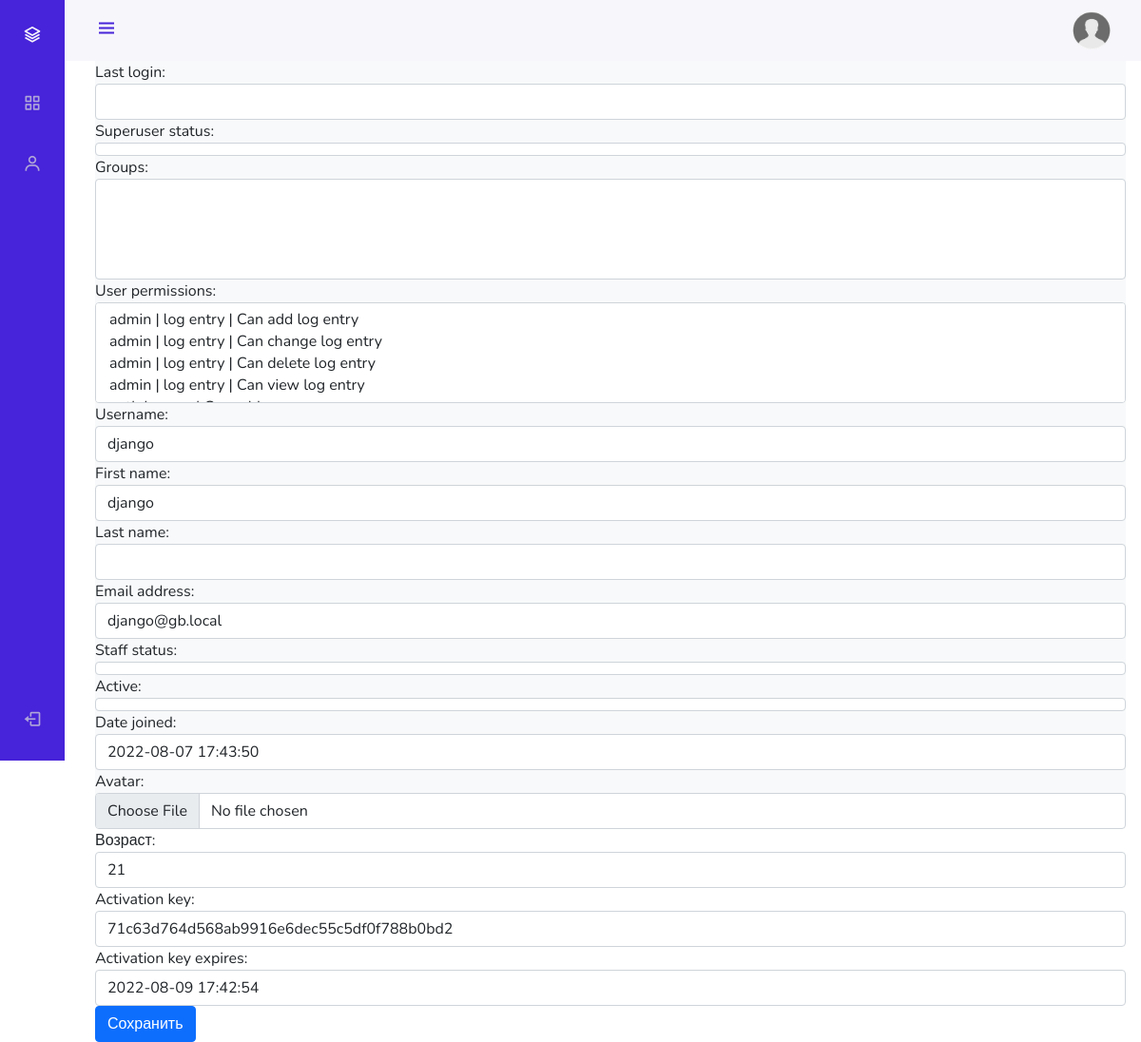
Page /admin_staff/users/update/2/ (signed in) on the committed database.
### authapp/models.py (models this page shows, shortened)
class ShopUser(AbstractUser):
    avatar = models.ImageField(upload_to='users_avatars', blank=True)
    age = models.PositiveIntegerField(verbose_name='возраст', blank=True, null=True)
    activation_key = models.CharField(max_length=128, blank=True)
    activation_key_expires = models.DateTimeField(default=(now() + timedelta(hours=48)))

### adminapp/views.py (the view)
# urls.py: path('users/update/<int:pk>/', adminapp.user_update, name='user_update'),
@user_passes_test(lambda u: u.is_superuser)
def user_update(request, pk):
    title = 'пользователи/редактирование'
    edit_user = get_object_or_404(ShopUser, pk=pk)
    if request.method == 'POST':
        edit_form = ShopUserAdminEditForm(request.POST, request.FILES, instance=edit_user)
        if edit_form.is_valid():
            edit_form.save()
            return HttpResponseRedirect(reverse('admin_staff:user_update', args=[edit_user.pk]))
    else:
        edit_form = ShopUserAdminEditForm(instance=edit_user)
    context = {
        'title': title,
        'user_form': edit_form,
    }
    return render(request, 'adminapp/user_update.html', context)

### adminapp/forms.py
class ShopUserAdminEditForm(ShopUserEditForm):
    class Meta:
        model = ShopUser
        fields = '__all__'

### mainapp/context_processors.py (called while the page is built)
def basket(request):
    print(f'context processor basket works')
    basket = []
    if request.user.is_authenticated:
        basket = Basket.objects.filter(user=request.user)
    return {
        'basket': basket,
    }

### adminapp/templates/adminapp/user_update.html (shortened to what this page needs)
{% extends 'adminapp/base.html' %}
{% load static %}
{% block content %}
    <form class="form-horizontal" method="post" enctype="multipart/form-data">
        {{ user_form }}
      <button type="submit" class="btn btn-primary">Сохранить</button>
    </form>
{% endblock %}

### adminapp/static/adminapp/css/style.css (style rules this page uses)
:root { --header-height: 3rem; --nav-width: 68px; --first-color: #4723D9; --first-color-light: #AFA5D9; --white-color: #F7F6FB; --body-font: 'Nunito', sans-serif; --normal-font-size: 1rem; --z-fixed: 100 }
body { position: relative; margin: var(--header-height) 0 0 0; padding: 0 1rem; font-family: var(--body-font); font-size: var(--normal-font-size); transition: .5s }
@media screen and (min-width: 768px) { body { margin: calc(var(--header-height) + 1rem) 0 0 0; padding-left: calc(var(--nav-width) + 2rem) } }

### rows in the picture
ShopUser: username "django", first_name "django", email "django@gb.local", date_joined "2022-08-07 17:43:50", age "21", activation_key "71c63d764d568ab9916e6dec55c5df0f788b0bd2", activation_key_expires "2022-08-09 17:42:54"
